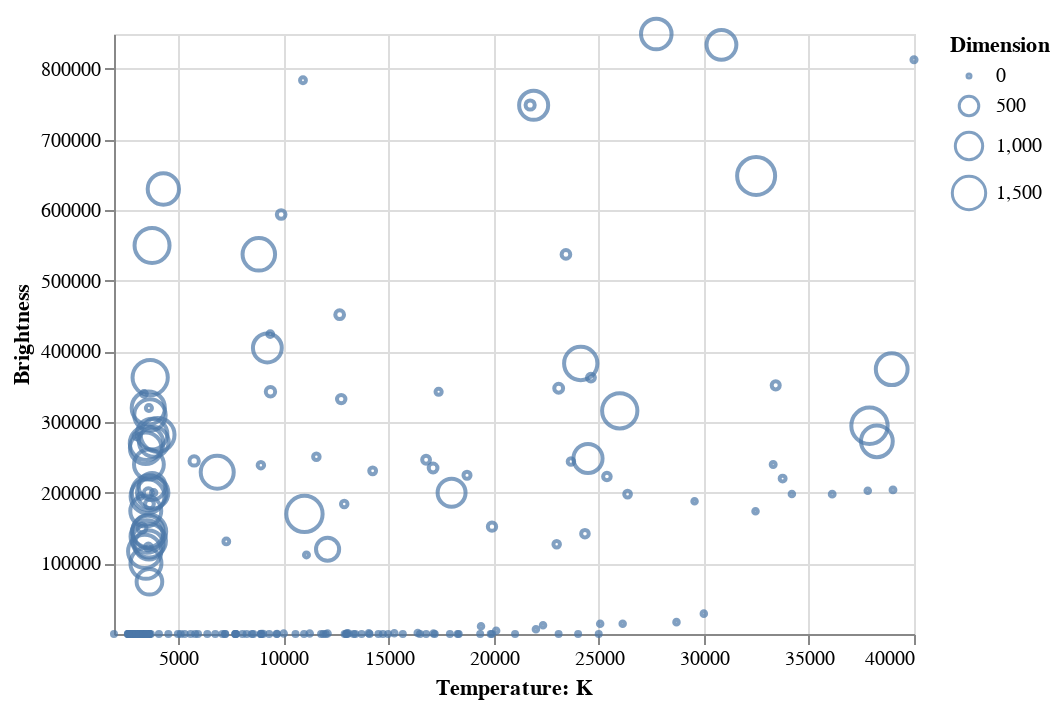

Here is the notebook cell this chart was saved with:
### Code cell
alt.Chart(dataset).mark_point().encode( 
    
    x = alt.X('Temperature',
         scale = alt.Scale(domain = (min(dataset.Temperature), max(dataset.Temperature))),
         axis = alt.Axis(format='K', title='Temperature: K')
         ),
    
    y = alt.Y('L',
         scale = alt.Scale(domain = (min(dataset.L), max(dataset.L))),
         axis = alt.Axis(format='K', title='Brightness')
         ),
    
    size = alt.Size('R', legend = alt.Legend(title = 'Dimension'))
)

### Figure 1 — Vega-Lite specification as saved in the notebook (floating-point values rounded to 4 significant figures; data arrays with more than 128 entries replaced by an {"elided": "..."} marker saying what was removed)
{"config": {"view": {"continuousWidth": 400, "continuousHeight": 300}}, "data": {"name": "data-915007bd3d531361a883461eba629aff"}, "mark": "point", "encoding": {"size": {"type": "quantitative", "field": "R", "legend": {"title": "Dimension"}}, "x": {"type": "quantitative", "axis": {"format": "K", "title": "Temperature: K"}, "field": "Temperature", "scale": {"domain": [1939, 40000]}}, "y": {"type": "quantitative", "axis": {"format": "K", "title": "Brightness"}, "field": "L", "scale": {"domain": [8e-05, 849400.0]}}}, "$schema": "https://vega.github.io/schema/vega-lite/v4.8.1.json", "datasets": {"data-915007bd3d531361a883461eba629aff": {"elided": "240 records"}}}
